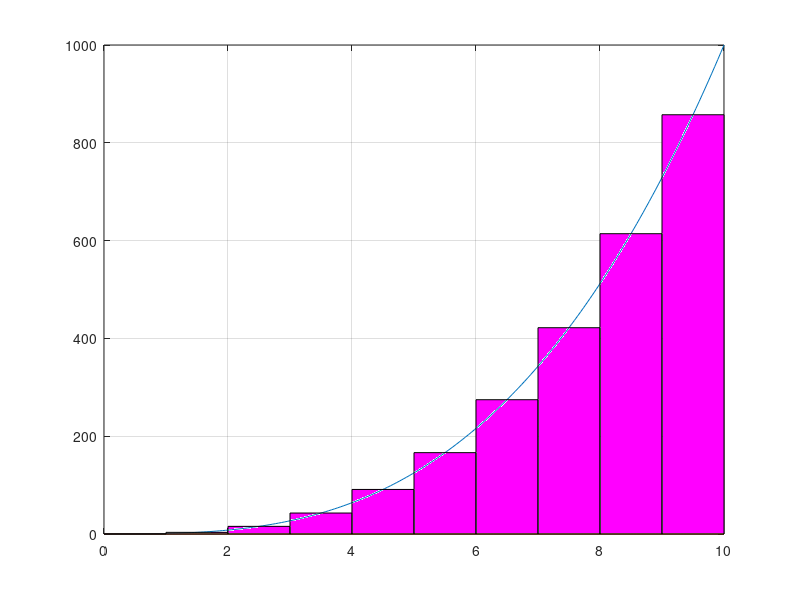

Recreate this plot in MATLAB. (Note: this script raises an error after producing the figure.)
fun = @(x) x.^3;
fun1= @(x) 1/4*x.^4;
q=integral(fun,0,10);

x=linspace(0,10,200);
 
plot(x,fun(x));
hold on
grid on;
plot(x,zeros(size(x)))

for v = 0.0:1.0:9.0
    rectangle('Position',[v 0 1 fun(v+0.5)],'FaceColor','m')
end
ax = gca;
ax.XAxisLocation = 'origin';
ax.YAxisLocation = 'origin';
plot(x,fun1(x),'r')
colororder('#D95319')
plot(x,fun(x));
hold off;